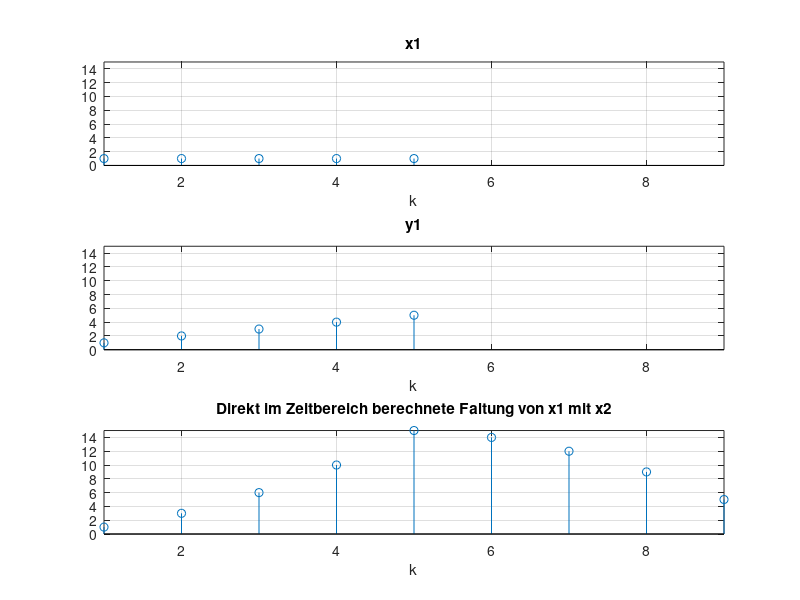
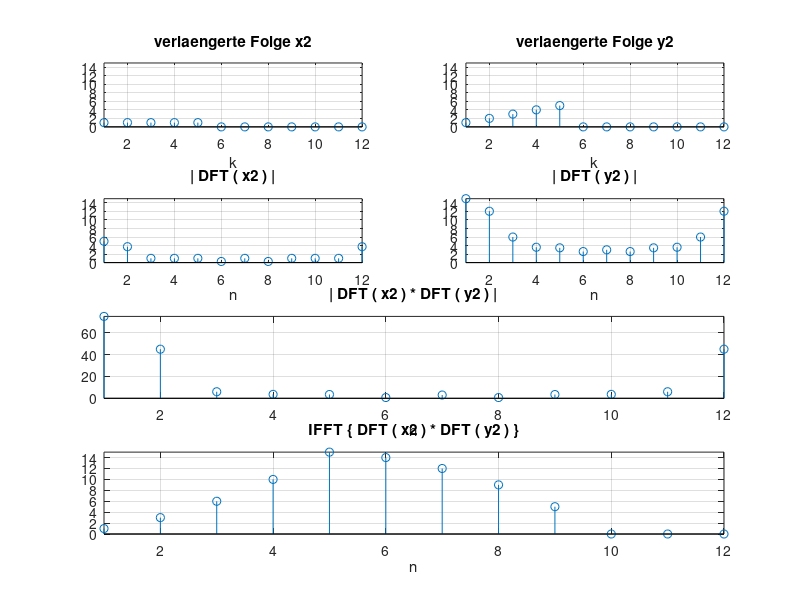

MATLAB code to generate these figures, in order:
%%%%%%%%%%%%%%%%%%%%%%%%%%%%%%%%%%%%%%%%%%%%%%%%%%%%%%%%%%%%%%%%%%%%%%%%%%%
%   Nachrichtentechnisches Praktikum - Aufgabe 2 - DFT
%                                                      
%   8. Faltung:
%                                                      
%       x1, y1  : Ausgangsfolgen im Zeitbereich
%       c1      : Faltung von x1 und y1
%
%       x2, y2  : Verlaengerte Folgen im Zeitbereich
%       X2, Y2  : DFT von x2, y2
%       C2      : Multiplikation von X2 und Y2
%       c2      : IDFT von C2
%
%%%%%%%%%%%%%%%%%%%%%%%%%%%%%%%%%%%%%%%%%%%%%%%%%%%%%%%%%%%%%%%%%%%%%%%%%%%

clear all
close all
clc





%%%%%%%%%%%%%%%%%%%%%%%%%%%%%%%%%%%%%%%%%%%%%%%%%%%%%%%%%%%%%%%%%%%%%%%%%%%
% Simulation
%%%%%%%%%%%%%%%%%%%%%%%%%%%%%%%%%%%%%%%%%%%%%%%%%%%%%%%%%%%%%%%%%%%%%%%%%%%

% Ausgangsfolge
x1 = [1 1 1 1 1];
y1 = [1 2 3 4 5];

% Direkte Faltung im Zeitbereich (Befehl "conv" benutzen!)
c1 = conv(x1,y1);


%%% mit Faltungtheorem (schnelle Faltung) %%%%%%%%%%%%%%%%%%%%%%%%%%%%%%%%%
% Faltung im Zeitbereich -> Multiplikation im Frequenzbereich

% Minimale Verlaengerung der Folgen fuer Faltungstheorem ( L1+L2-1 )
x2 = x1;
x2(12) = 0;
y2 = y1;
y2(12) = 0;

% Diskrete Fourier Transformation
X2 = fft(x2);
Y2 = fft(y2);

% Multiplikation im Frequenzberech
C2 = X2.*Y2;

% Ruecktransformation
c2 = ifft(C2);

%%%%%%%%%%%%%%%%%%%%%%%%%%%%%%%%%%%%%%%%%%%%%%%%%%%%%%





%%%%%%%%%%%%%%%%%%%%%%%%%%%%%%%%%%%%%%%%%%%%%%%%%%%%%%%%%%%%%%%%%%%%%%%%%%%
% Ergebnisse ausgeben
%%%%%%%%%%%%%%%%%%%%%%%%%%%%%%%%%%%%%%%%%%%%%%%%%%%%%%%%%%%%%%%%%%%%%%%%%%%

% Direkte Faltung
figure('Name','Direkte Faltung im Zeitbereich')
subplot(311); stem(x1); title('x1'); xlabel('k'); axis([1 9 0 15]); grid on;
subplot(312); stem(y1); title('y1'); xlabel('k'); axis([1 9 0 15]); grid on;
subplot(313); stem(c1); title('Direkt im Zeitbereich berechnete Faltung von x1 mit x2');
xlabel('k'); axis([1 9 0 15]); grid on;

% mit Faltungstheorem
figure('Name','Faltung mit Faltungstheorem ueber den Frequenzbereich')
subplot(4,2,1); stem(x2); title('verlaengerte Folge x2');
    xlabel('k'); axis([1 12 0 15]); grid on;
subplot(4,2,2); stem(y2); title('verlaengerte Folge y2');
    xlabel('k'); axis([1 12 0 15]); grid on;
subplot(4,2,3); stem(abs(X2)); title('| DFT ( x2 ) |');
    xlabel('n'); axis([1 12 0 15]); grid on;
subplot(4,2,4); stem(abs(Y2)); title('| DFT ( y2 ) |'); 
    xlabel('n'); axis([1 12 0 15]); grid on;
subplot(4,2,5:6); stem(abs(C2)); title('| DFT ( x2 ) * DFT ( y2 ) |'); 
    xlabel('n'); axis([1 12 0 inf]); grid on;
subplot(4,2,7:8); stem(c2); title('IFFT \{ DFT ( x2 ) * DFT ( y2 ) \}'); 
    xlabel('n'); axis([1 12 0 inf]); grid on;
